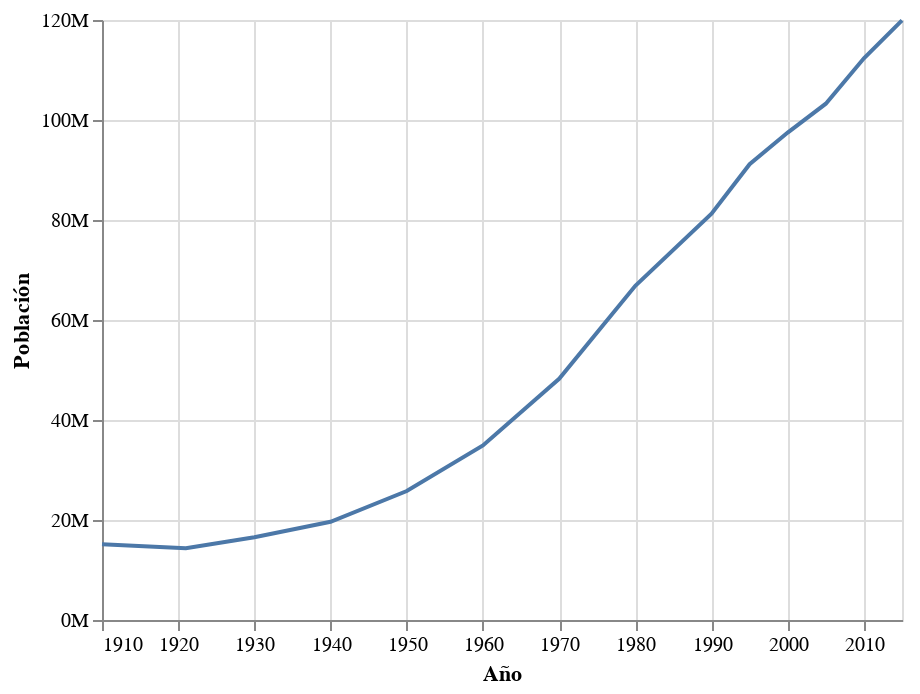

Here is the notebook cell this chart was saved with:
### Markdown cell above
Utilizando los objetos de `altair` es como podemos modificar nuestros gráficos al gusto. Expandamos un poco más este gráfico.

### Code cell
alt.Chart(datos).mark_line().encode(
    x = alt.X("Periodo:T", title = "Año"),
    y = alt.Y("Número de personas:Q", title = "Población", axis = alt.Axis(format = 's')),
)

### Figure 1 — Vega-Lite specification as saved in the notebook (floating-point values rounded to 4 significant figures)
{"$schema": "https://vega.github.io/schema/vega-lite/v2.6.0.json", "config": {"view": {"height": 300, "width": 400}}, "data": {"name": "data-1693b45c29db1e7af6744f1f5a3d8b25"}, "datasets": {"data-1693b45c29db1e7af6744f1f5a3d8b25": [{"Número de personas": 15160369, "Periodo": "1910-01-01T00:00:00"}, {"Número de personas": 14334780, "Periodo": "1921-01-01T00:00:00"}, {"Número de personas": 16552722, "Periodo": "1930-01-01T00:00:00"}, {"Número de personas": 19653552, "Periodo": "1940-01-01T00:00:00"}, {"Número de personas": 25791017, "Periodo": "1950-01-01T00:00:00"}, {"Número de personas": 34923129, "Periodo": "1960-01-01T00:00:00"}, {"Número de personas": 48225238, "Periodo": "1970-01-01T00:00:00"}, {"Número de personas": 66846833, "Periodo": "1980-01-01T00:00:00"}, {"Número de personas": 81249645, "Periodo": "1990-01-01T00:00:00"}, {"Número de personas": 91158290, "Periodo": "1995-01-01T00:00:00"}, {"Número de personas": 97483412, "Periodo": "2000-01-01T00:00:00"}, {"Número de personas": 103263388, "Periodo": "2005-01-01T00:00:00"}, {"Número de personas": 112336538, "Periodo": "2010-01-01T00:00:00"}, {"Número de personas": 119938473, "Periodo": "2015-01-01T00:00:00"}]}, "encoding": {"x": {"field": "Periodo", "title": "Año", "type": "temporal"}, "y": {"axis": {"format": "s"}, "field": "Número de personas", "title": "Población", "type": "quantitative"}}, "mark": "line"}
